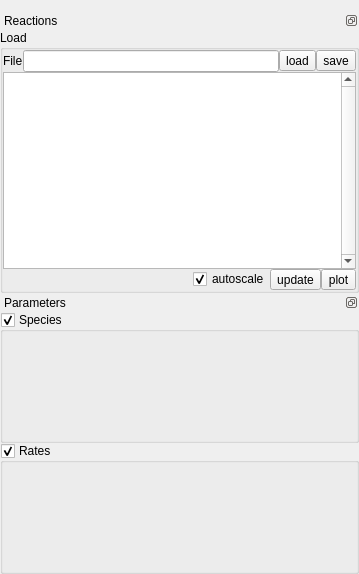
<?xml version="1.0" encoding="UTF-8"?>
<ui version="4.0">
 <class>Form</class>
 <widget class="QWidget" name="Form">
  <property name="geometry">
   <rect>
    <x>0</x>
    <y>0</y>
    <width>359</width>
    <height>574</height>
   </rect>
  </property>
  <property name="windowTitle">
   <string>Form</string>
  </property>
  <layout class="QVBoxLayout" name="verticalLayout_5">
   <property name="spacing">
    <number>0</number>
   </property>
   <property name="leftMargin">
    <number>0</number>
   </property>
   <property name="rightMargin">
    <number>0</number>
   </property>
   <property name="bottomMargin">
    <number>0</number>
   </property>
   <item>
    <layout class="QVBoxLayout" name="verticalLayout_4">
     <property name="spacing">
      <number>0</number>
     </property>
    </layout>
   </item>
   <item>
    <widget class="QDockWidget" name="dockWidget">
     <property name="features">
      <set>QDockWidget::DockWidgetFloatable|QDockWidget::DockWidgetMovable</set>
     </property>
     <property name="windowTitle">
      <string>Reactions</string>
     </property>
     <widget class="QWidget" name="dockWidgetContents">
      <layout class="QVBoxLayout" name="verticalLayout_6">
       <property name="spacing">
        <number>0</number>
       </property>
       <property name="margin">
        <number>0</number>
       </property>
       <item>
        <widget class="QGroupBox" name="groupBox_3">
         <property name="title">
          <string>Load</string>
         </property>
         <layout class="QGridLayout" name="gridLayout_3">
          <property name="margin">
           <number>0</number>
          </property>
          <property name="spacing">
           <number>0</number>
          </property>
          <item row="0" column="0">
           <widget class="QLabel" name="label_8">
            <property name="text">
             <string>File</string>
            </property>
           </widget>
          </item>
          <item row="0" column="4">
           <widget class="QToolButton" name="toolButton_6">
            <property name="text">
             <string>save</string>
            </property>
           </widget>
          </item>
          <item row="0" column="1">
           <widget class="QLineEdit" name="lineEdit_6">
            <property name="readOnly">
             <bool>true</bool>
            </property>
           </widget>
          </item>
          <item row="0" column="2">
           <widget class="QToolButton" name="toolButton_5">
            <property name="text">
             <string>load</string>
            </property>
           </widget>
          </item>
          <item row="2" column="0" colspan="5">
           <layout class="QHBoxLayout" name="horizontalLayout_2">
            <property name="spacing">
             <number>0</number>
            </property>
            <item>
             <spacer name="horizontalSpacer">
              <property name="orientation">
               <enum>Qt::Horizontal</enum>
              </property>
              <property name="sizeHint" stdset="0">
               <size>
                <width>40</width>
                <height>20</height>
               </size>
              </property>
             </spacer>
            </item>
            <item>
             <widget class="QCheckBox" name="checkBox">
              <property name="text">
               <string>autoscale</string>
              </property>
              <property name="checked">
               <bool>true</bool>
              </property>
             </widget>
            </item>
            <item>
             <widget class="QToolButton" name="toolButton_7">
              <property name="toolTip">
               <string>After clicking on update the model will be updated. The fitting results and the linked variables will be lost.</string>
              </property>
              <property name="text">
               <string>update</string>
              </property>
             </widget>
            </item>
            <item>
             <widget class="QToolButton" name="toolButton_2">
              <property name="sizePolicy">
               <sizepolicy hsizetype="Fixed" vsizetype="Fixed">
                <horstretch>0</horstretch>
                <verstretch>0</verstretch>
               </sizepolicy>
              </property>
              <property name="text">
               <string>plot</string>
              </property>
             </widget>
            </item>
           </layout>
          </item>
          <item row="1" column="0" colspan="5">
           <widget class="QPlainTextEdit" name="plainTextEdit">
            <property name="verticalScrollBarPolicy">
             <enum>Qt::ScrollBarAlwaysOn</enum>
            </property>
           </widget>
          </item>
         </layout>
        </widget>
       </item>
      </layout>
     </widget>
    </widget>
   </item>
   <item>
    <widget class="QDockWidget" name="dockWidget_2">
     <property name="features">
      <set>QDockWidget::DockWidgetFloatable|QDockWidget::DockWidgetMovable</set>
     </property>
     <property name="windowTitle">
      <string>Parameters</string>
     </property>
     <widget class="QWidget" name="dockWidgetContents_2">
      <layout class="QVBoxLayout" name="verticalLayout_2">
       <property name="spacing">
        <number>0</number>
       </property>
       <property name="margin">
        <number>0</number>
       </property>
       <item>
        <widget class="QGroupBox" name="groupBox_4">
         <property name="title">
          <string>Species</string>
         </property>
         <property name="checkable">
          <bool>true</bool>
         </property>
         <layout class="QVBoxLayout" name="verticalLayout_8">
          <property name="spacing">
           <number>0</number>
          </property>
          <property name="margin">
           <number>0</number>
          </property>
          <item>
           <widget class="QWidget" name="widget_2" native="true">
            <layout class="QVBoxLayout" name="verticalLayout_9">
             <property name="spacing">
              <number>0</number>
             </property>
             <property name="margin">
              <number>0</number>
             </property>
             <item>
              <layout class="QVBoxLayout" name="verticalLayout_10">
               <property name="spacing">
                <number>0</number>
               </property>
              </layout>
             </item>
            </layout>
           </widget>
          </item>
         </layout>
        </widget>
       </item>
       <item>
        <widget class="QGroupBox" name="groupBox_2">
         <property name="toolTip">
          <string>Toogle checkbox to hide parameters</string>
         </property>
         <property name="title">
          <string>Rates</string>
         </property>
         <property name="checkable">
          <bool>true</bool>
         </property>
         <layout class="QVBoxLayout" name="verticalLayout">
          <property name="spacing">
           <number>0</number>
          </property>
          <property name="margin">
           <number>0</number>
          </property>
          <item>
           <widget class="QWidget" name="widget" native="true">
            <layout class="QVBoxLayout" name="verticalLayout_3">
             <property name="spacing">
              <number>0</number>
             </property>
             <property name="margin">
              <number>0</number>
             </property>
             <item>
              <layout class="QVBoxLayout" name="verticalLayout_7"/>
             </item>
            </layout>
           </widget>
          </item>
         </layout>
        </widget>
       </item>
      </layout>
     </widget>
    </widget>
   </item>
  </layout>
  <action name="actionPlot">
   <property name="text">
    <string>Plot</string>
   </property>
  </action>
  <action name="actionIntegrate">
   <property name="text">
    <string>Integrate</string>
   </property>
  </action>
  <action name="actionLoad_reaction">
   <property name="text">
    <string>Load reaction</string>
   </property>
  </action>
  <action name="actionSave_reaction">
   <property name="text">
    <string>Save reaction</string>
   </property>
  </action>
  <action name="actionUpdate_reaction">
   <property name="text">
    <string>Update reaction</string>
   </property>
  </action>
  <zorder>widget</zorder>
  <zorder>widget_2</zorder>
  <zorder>groupBox_3</zorder>
  <zorder>dockWidget</zorder>
  <zorder>dockWidget_2</zorder>
  <zorder>verticalLayoutWidget</zorder>
 </widget>
 <resources/>
 <connections>
  <connection>
   <sender>toolButton_5</sender>
   <signal>clicked()</signal>
   <receiver>actionLoad_reaction</receiver>
   <slot>trigger()</slot>
   <hints>
    <hint type="sourcelabel">
     <x>311</x>
     <y>24</y>
    </hint>
    <hint type="destinationlabel">
     <x>-1</x>
     <y>-1</y>
    </hint>
   </hints>
  </connection>
  <connection>
   <sender>toolButton_6</sender>
   <signal>clicked()</signal>
   <receiver>actionSave_reaction</receiver>
   <slot>trigger()</slot>
   <hints>
    <hint type="sourcelabel">
     <x>345</x>
     <y>24</y>
    </hint>
    <hint type="destinationlabel">
     <x>-1</x>
     <y>-1</y>
    </hint>
   </hints>
  </connection>
  <connection>
   <sender>groupBox_2</sender>
   <signal>toggled(bool)</signal>
   <receiver>widget</receiver>
   <slot>setVisible(bool)</slot>
   <hints>
    <hint type="sourcelabel">
     <x>331</x>
     <y>315</y>
    </hint>
    <hint type="destinationlabel">
     <x>331</x>
     <y>321</y>
    </hint>
   </hints>
  </connection>
  <connection>
   <sender>groupBox_4</sender>
   <signal>toggled(bool)</signal>
   <receiver>widget_2</receiver>
   <slot>setVisible(bool)</slot>
   <hints>
    <hint type="sourcelabel">
     <x>239</x>
     <y>519</y>
    </hint>
    <hint type="destinationlabel">
     <x>239</x>
     <y>525</y>
    </hint>
   </hints>
  </connection>
  <connection>
   <sender>toolButton_2</sender>
   <signal>clicked()</signal>
   <receiver>actionPlot</receiver>
   <slot>trigger()</slot>
   <hints>
    <hint type="sourcelabel">
     <x>462</x>
     <y>12</y>
    </hint>
    <hint type="destinationlabel">
     <x>-1</x>
     <y>-1</y>
    </hint>
   </hints>
  </connection>
  <connection>
   <sender>toolButton_7</sender>
   <signal>clicked()</signal>
   <receiver>actionUpdate_reaction</receiver>
   <slot>trigger()</slot>
   <hints>
    <hint type="sourcelabel">
     <x>307</x>
     <y>303</y>
    </hint>
    <hint type="destinationlabel">
     <x>-1</x>
     <y>-1</y>
    </hint>
   </hints>
  </connection>
 </connections>
</ui>
